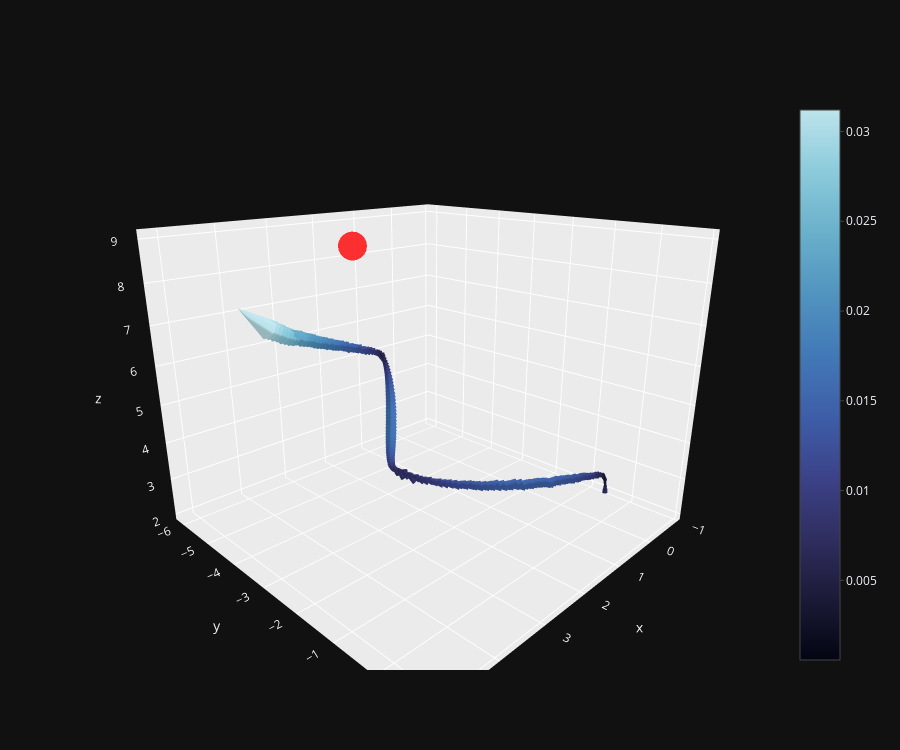

Notebook code for this chart:
### Markdown cell above
# Trajectory with vector field

### Code cell
ep_idx = 0
linear_positions = result["linear_position"][ep_idx]
linear_velocities = result["linear_velocity"][ep_idx]
target_vector = result["waypoints"][ep_idx]
plotly_vector_field(linear_positions, linear_velocities, target_vector, size=0.5)

### Figure 1 — Plotly figure (JSON) as saved in the notebook; plotly's stock layout.template omitted (floating-point values rounded to 4 significant figures; data arrays with more than 128 entries replaced by an {"elided": "..."} marker saying what was removed)
{"data": [{"anchor": "tip", "colorbar": {"thickness": 40, "ticklen": 4}, "colorscale": [[0.0, "rgb(3, 5, 18)"], [0.11, "rgb(27, 26, 54)"], [0.22, "rgb(48, 46, 95)"], [0.33, "rgb(60, 66, 136)"], [0.44, "rgb(62, 93, 168)"], [0.56, "rgb(66, 122, 183)"], [0.67, "rgb(82, 149, 192)"], [0.78, "rgb(106, 177, 203)"], [0.89, "rgb(140, 203, 219)"], [1.0, "rgb(188, 227, 235)"]], "sizemode": "absolute", "sizeref": 0.5, "u": {"elided": "214 float values"}, "v": {"elided": "214 float values"}, "w": {"elided": "214 float values"}, "x": {"elided": "214 float values"}, "y": {"elided": "214 float values"}, "z": {"elided": "214 float values"}, "type": "cone"}, {"marker": {"color": "red", "opacity": 0.8, "size": 10}, "mode": "markers", "x": [3.419], "y": [-2.925], "z": [9.0], "type": "scatter3d"}], "layout": {"autosize": false, "height": 750, "scene": {"aspectratio": {"x": 1, "y": 1, "z": 0.8}, "camera": {"eye": {"x": 1.2, "y": 1.2, "z": 0.6}}, "xaxis": {"backgroundcolor": "rgb(235, 235, 235)", "gridcolor": "rgb(255, 255, 255)", "showbackground": true, "zerolinecolor": "rgb(255, 255, 255)"}, "yaxis": {"backgroundcolor": "rgb(235, 235, 235)", "gridcolor": "rgb(255, 255, 255)", "showbackground": true, "zerolinecolor": "rgb(255, 255, 255)"}, "zaxis": {"backgroundcolor": "rgb(235, 235, 235)", "gridcolor": "rgb(255, 255, 255)", "showbackground": true, "zerolinecolor": "rgb(255, 255, 255)"}}, "width": 900}}
